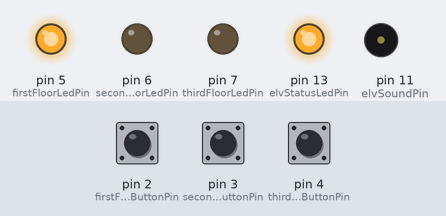
Bench run of a sketch on a simulated Arduino Uno, built with avr-gcc and run on an emulated ATmega328P. Shown: output pins drawn as LEDs (lit = HIGH), buzzer (waves = sounding). Dashed ring = blinking. Inputs (shaded band) come from the test bench; at power-on: pin 3 (secondFloorButtonPin) HIGH, pin 2 (firstFloorButtonPin) HIGH, pin 4 (thirdFloorButtonPin) HIGH.

Above: at 1.2 s.
1.3 s: pin 3 (secondFloorButtonPin) pulled LOW for 0.15 s
At 2.25 s:
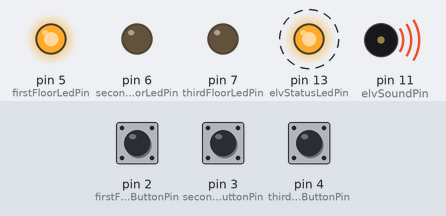
4.3 s: pin 2 (firstFloorButtonPin) pulled LOW for 0.15 s
At 5.25 s:
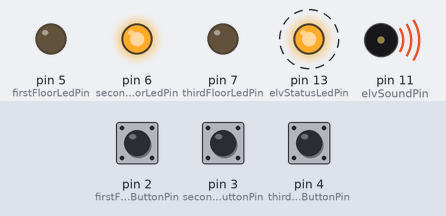
7.3 s: pin 4 (thirdFloorButtonPin) pulled LOW for 0.15 s
At 8.5 s:
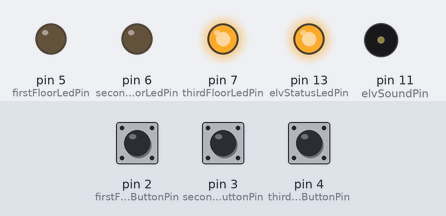
9.4 s: pin 2 (firstFloorButtonPin) pulled LOW for 1 s
At 11.2 s:
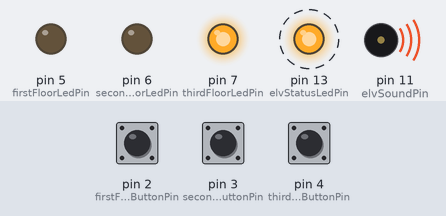
12.4 s: pin 3 (secondFloorButtonPin) pulled LOW for 1 s
At 14.7 s:
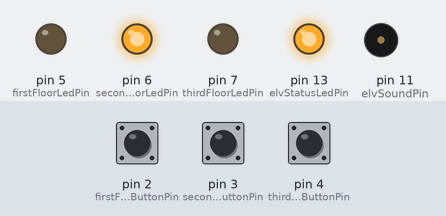
15.3 s: pin 2 (firstFloorButtonPin) pulled LOW for 3.2 s
At 20.4 s:
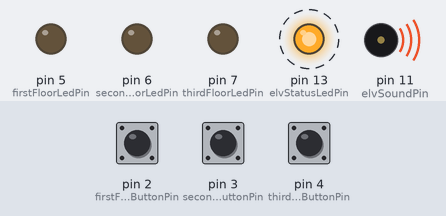
Timing chart, 0 to 22.5 s (numbered marks = the images above; inputs shaded):
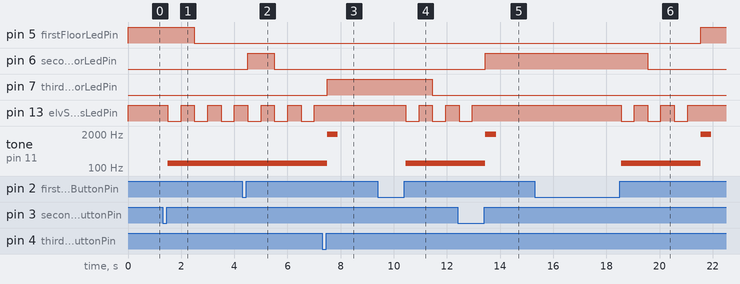

The sketch:

Tema3.ino
```cpp
const int firstFloorButtonPin = 2;
const int secondFloorButtonPin = 3;
const int thirdFloorButtonPin = 4;

const int firstFloorLedPin = 5;
const int secondFloorLedPin = 6;
const int thirdFloorLedPin = 7;


const int elvFloorsPinArray[3] = { 2, 3, 4 };
const int elvLightsPinArray[3] = { 5, 6, 7 };

const int elvSoundPin = 11;
const int elvStatusLedPin = 13;

const int arrivalSound = 1915;
const int travelSound = 150;
const int arrivalSoundDuration = 400;

unsigned int lastDebounceTime = 0;
unsigned long debounceDelay = 50;


unsigned long elvStatusLastBlink = 0;
unsigned long elvStatusTime = 500;

bool elvStatusLedState = HIGH;

byte reading = LOW;
byte lastReading = LOW;
byte isElvLeaving = false;

int buzzerTone = 1000;
int buttonState = -1;

int destinationFloor = -1;
int buttonPressed = -1;
int currentFloor = 0;

unsigned long travelTime = 3000;
unsigned long leavingMoment = 0;
unsigned long doorClosing = 1000;

bool currentLedState = HIGH;
byte elvSoundState = 0;
bool defaultState = true;
bool checkedBefore = 1;


void checkButtonPress(int buttonPin) {

  reading = digitalRead(buttonPin);
  if (reading != lastReading) {
    lastDebounceTime = millis();
  }
  if ((millis() - lastDebounceTime) > debounceDelay) {
    if (reading != buttonState) {
      buttonState = reading;
      if (buttonState == HIGH) {
        destinationFloor = buttonPressed
      ;
        lastDebounceTime = 0;
        reading = false;
        lastReading = false;
        buttonState = false;
        defaultState = false;
        //checkedBefore = 0;
      }
    }
  }
  lastReading = reading;
}


void setup() {
  pinMode(firstFloorButtonPin, INPUT_PULLUP);
  pinMode(secondFloorButtonPin, INPUT_PULLUP);
  pinMode(thirdFloorButtonPin, INPUT_PULLUP);

  pinMode(elvStatusLedPin, OUTPUT);

  pinMode(firstFloorLedPin, OUTPUT);
  pinMode(secondFloorLedPin, OUTPUT);
  pinMode(thirdFloorLedPin, OUTPUT);

  pinMode(elvSoundPin, OUTPUT);

  //defaultState
  digitalWrite(firstFloorLedPin, HIGH);
  digitalWrite(elvStatusLedPin, HIGH);
}
void loop() {
  for (int i = 0; i < 3; i++) {
    if (digitalRead(elvFloorsPinArray[i]) == 0) {
      buttonPressed = i;
    }
  }
  checkButtonPress(elvFloorsPinArray[buttonPressed]);

  /* if(destinationFloor == currentFloor && checkedBefore == 0 && isElvLeaving == false){
    tone(elvSoundPin, arrivalSound, arrivalSoundDuration);
    checkedBefore = 1;
  }*/
  if (isElvLeaving == false && destinationFloor != -1 && destinationFloor != currentFloor) {
    leavingMoment = millis();
    isElvLeaving = true;
  }
  if (destinationFloor > currentFloor && isElvLeaving == true) {
    if ((millis() - leavingMoment) >= doorClosing)
      currentLedState = false;
    if ((millis() - leavingMoment) >= travelTime) {
      currentFloor++;
      currentLedState = true;
      if (destinationFloor - currentFloor == 1) {
        currentLedState = false;
        currentFloor++;
      }
      if (destinationFloor == currentFloor) {
        isElvLeaving = false;
        currentLedState = true;
        tone(elvSoundPin, arrivalSound, arrivalSoundDuration);
        elvStatusLedState = 1;
      }
    }
  }

  if (destinationFloor < currentFloor && isElvLeaving == true) {
    if ((millis() - leavingMoment) >= doorClosing)
      currentLedState = false;
    if ((millis() - leavingMoment) >= travelTime) {
      currentFloor--;
      currentLedState = true;
      if (currentFloor - destinationFloor == 1) {
        currentLedState = false;
        currentFloor--;
      }
      if (destinationFloor == currentFloor) {
        currentLedState = true;
        isElvLeaving = false;
        tone(elvSoundPin, arrivalSound, arrivalSoundDuration);
        elvStatusLedState = 1;
      }
    }
  }

  if (currentFloor != -1) {
    if (currentFloor != destinationFloor && defaultState == false) {
      tone(elvSoundPin, travelSound);
      if (millis() - elvStatusLastBlink > elvStatusTime) {
        elvStatusLedState = !elvStatusLedState;
        elvStatusLastBlink = millis();
      }
      digitalWrite(elvStatusLedPin, elvStatusLedState);
    }
    if (currentFloor == destinationFloor)
      digitalWrite(elvStatusLedPin, HIGH);
  }
  if (defaultState != true)
    digitalWrite(elvLightsPinArray[currentFloor], currentLedState);
}
```

Measured:
- after the input at 1.3 s, pin 5 (firstFloorLedPin): HIGH → LOW after 1.2 s; pin 13 (elvStatusLedPin): alternates HIGH for 0.50 s and LOW for 0.50 s, starting after 0.20 s; tone on pin 11 (elvSoundPin): silent → 150 Hz after 0.20 s
- after the input at 4.3 s, pin 13 (elvStatusLedPin): alternates HIGH for 0.50 s and LOW for 0.50 s, starting after 0.21 s; tone on pin 11 (elvSoundPin): stays 150 Hz (without the input it goes to 1915 Hz after 0.20 s)
- after the input at 7.3 s, pin 5 (firstFloorLedPin): stays LOW (without the input it goes to HIGH after 0.20 s); pin 7 (thirdFloorLedPin): LOW → HIGH after 0.20 s
- after the input at 9.4 s, pin 7 (thirdFloorLedPin): HIGH → LOW after 2.1 s; pin 13 (elvStatusLedPin): alternates HIGH for 0.50 s and LOW for 0.50 s, starting after 1.1 s; tone on pin 11 (elvSoundPin): silent → 150 Hz after 1.1 s
- after the input at 12.4 s, pin 5 (firstFloorLedPin): stays LOW (without the input it goes to HIGH after 1.1 s); pin 6 (secondFloorLedPin): LOW → HIGH after 1.1 s
- after the input at 15.3 s, pin 5 (firstFloorLedPin): LOW → HIGH after 6.3 s; pin 6 (secondFloorLedPin): HIGH → LOW after 4.3 s
